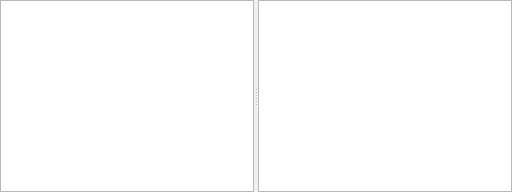
  <widget class="QDockWidget" name="dockWidget_chartDataViewer">
   <property name="windowIcon">
    <iconset resource="signA_Res.qrc">
     <normaloff>:/image/res_image/chartDataViewer.png</normaloff>:/image/res_image/chartDataViewer.png</iconset>
   </property>
   <property name="windowTitle">
    <string>绘图数据预览</string>
   </property>
   <attribute name="dockWidgetArea">
    <number>8</number>
   </attribute>
   <widget class="QWidget" name="dockWidgetContents_chartDataViewer">
    <layout class="QVBoxLayout" name="verticalLayout_7">
     <property name="spacing">
      <number>0</number>
     </property>
     <property name="leftMargin">
      <number>0</number>
     </property>
     <property name="topMargin">
      <number>0</number>
     </property>
     <property name="rightMargin">
      <number>0</number>
     </property>
     <property name="bottomMargin">
      <number>0</number>
     </property>
     <item>
      <widget class="QSplitter" name="splitter_chartDataViewer">
       <property name="orientation">
        <enum>Qt::Horizontal</enum>
       </property>
       <widget class="QTreeView" name="treeView_curPlotItem">
        <property name="sizePolicy">
         <sizepolicy hsizetype="Preferred" vsizetype="Expanding">
          <horstretch>0</horstretch>
          <verstretch>0</verstretch>
         </sizepolicy>
        </property>
        <property name="minimumSize">
         <size>
          <width>30</width>
          <height>0</height>
         </size>
        </property>
        <property name="selectionMode">
         <enum>QAbstractItemView::ExtendedSelection</enum>
        </property>
       </widget>
       <widget class="QTableView" name="tableView_curSelItemDatas">
        <property name="minimumSize">
         <size>
          <width>50</width>
          <height>0</height>
         </size>
        </property>
       </widget>
      </widget>
     </item>
    </layout>
   </widget>
  </widget>
